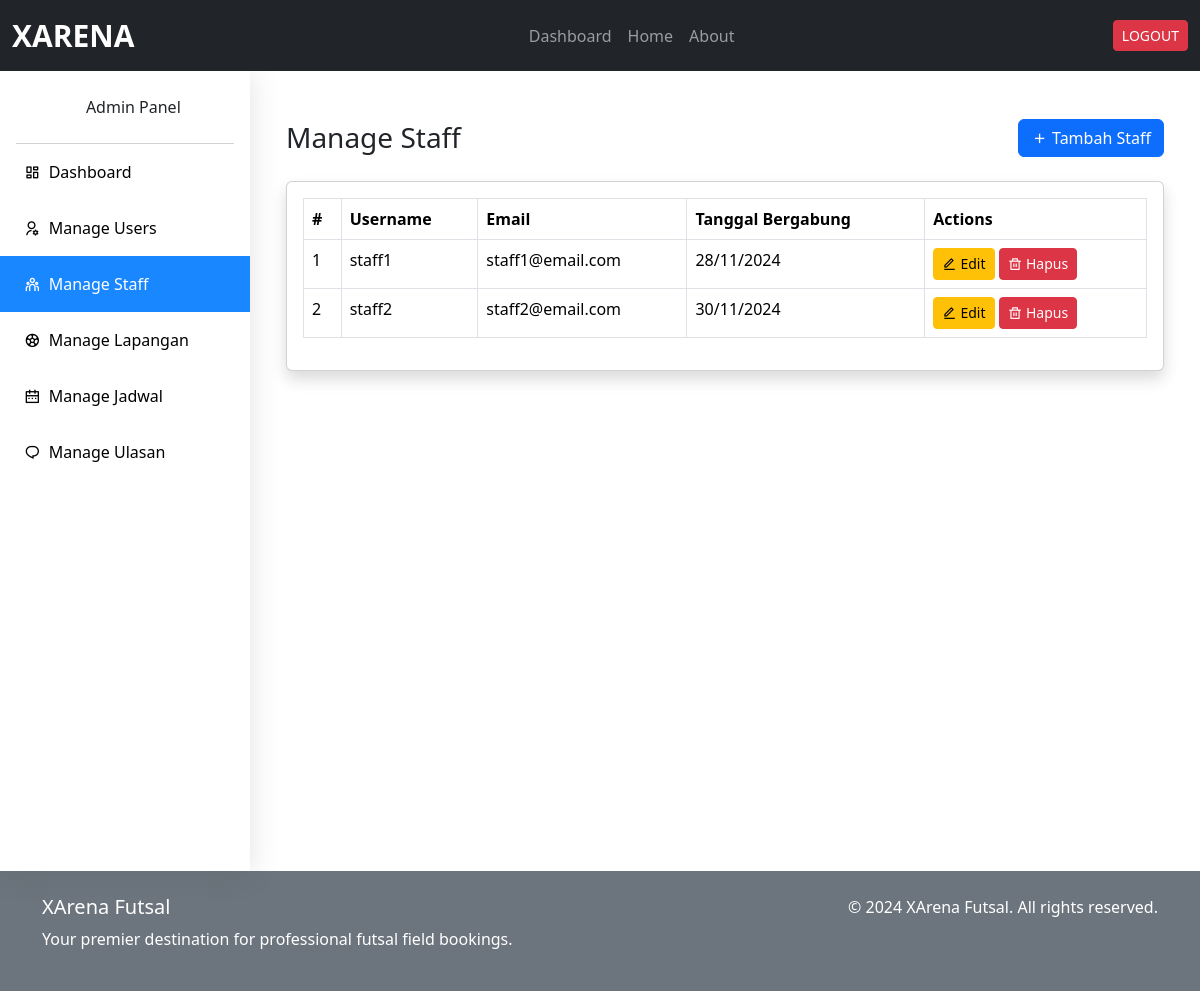
Before: /adm/staff/ (signed in) with the older database file.
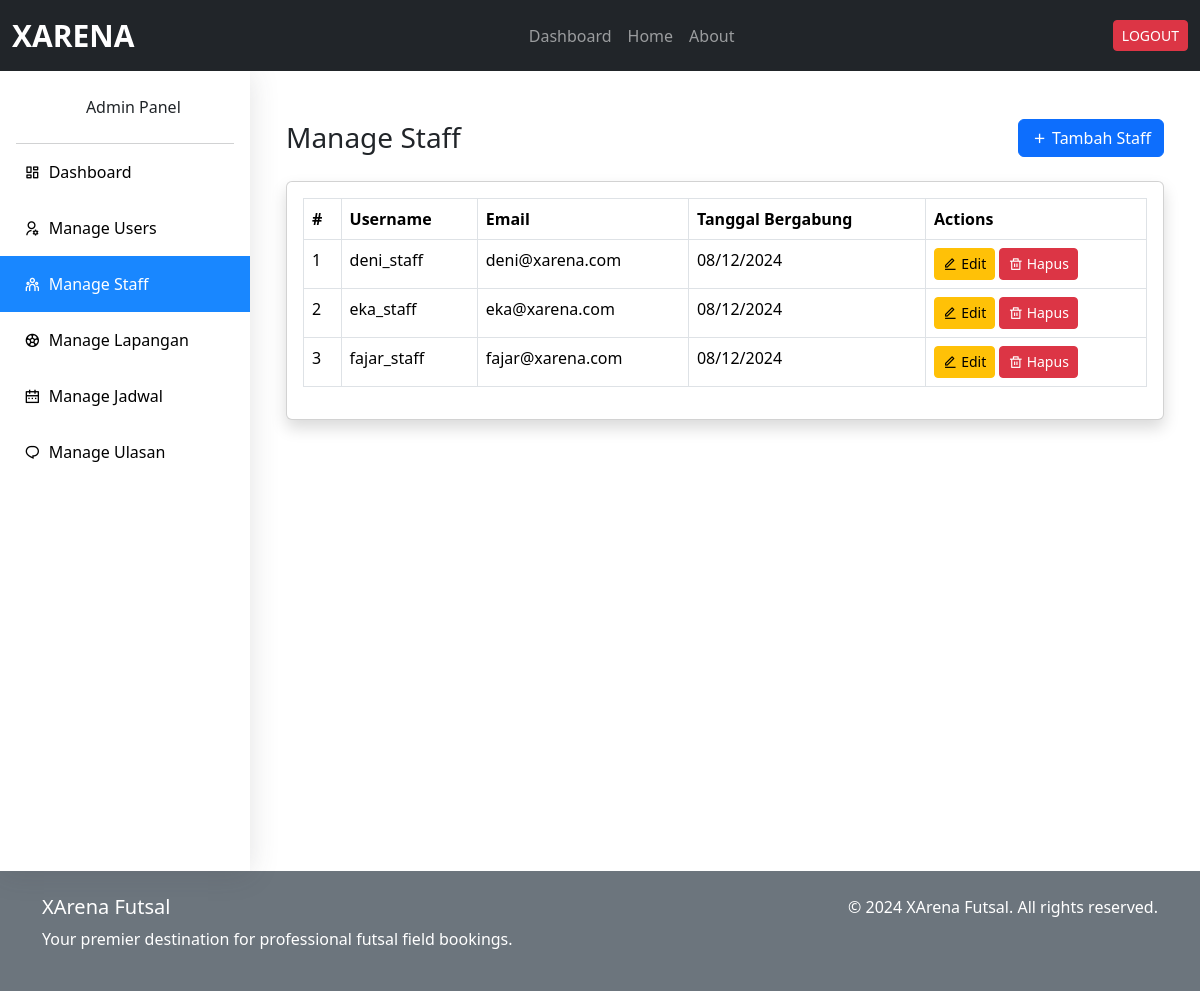
After: the same page with the newer database file.
### xarena_app/models.py (models this page shows, shortened)
class CustomUser(AbstractUser):
    nama_lengkap = models.CharField(max_length=100, blank=True, null=True)
    no_hp = models.CharField(max_length=15, blank=True, null=True)

### xarena_app/views.py (the view)
# urls.py: path('adm/staff/', views.manage_staff, name='manage_staff'),
@login_required
def manage_staff(request):
    if not request.user.is_superuser:
        raise PermissionDenied
    staff = CustomUser.objects.filter(is_staff=True, is_superuser=False).order_by('username')
    return render(request, 'admin/manage_staff.html', {'staff': staff})

### templates/admin/manage_staff.html (shortened to what this page needs)
{% extends './base_admin.html' %} {% block admin_content %}
<div class="container-fluid mt-4">
  <div class="d-sm-flex align-items-center justify-content-between mb-4">
    <h1 class="h3 mb-0 text-gray-800">Manage Staff</h1>
    <button
      class="btn btn-primary"
      data-bs-toggle="modal"
      data-bs-target="#addStaffModal"
    >
      <i class="ri-add-line"></i> Tambah Staff
    </button>
  </div>
  <div class="card shadow mb-4">
    <div class="card-body">
      <div class="table-responsive">
        <table class="table table-bordered">
          <thead>
            <tr>
              <th>#</th>
              <th>Username</th>
              <th>Email</th>
              <th>Tanggal Bergabung</th>
              <th>Actions</th>
            </tr>
          </thead>
          <tbody>
            {% for staff in staff %}
            <tr>
              <td>{{ forloop.counter }}</td>
              <td>{{ staff.username }}</td>
              <td>{{ staff.email }}</td>
              <td>{{ staff.date_joined|date:"d/m/Y" }}</td>
              <td>
                <button
                  class="btn btn-warning btn-sm edit-btn"
                  data-id="{{ staff.id }}"
                  data-username="{{ staff.username }}"
                  data-email="{{ staff.email }}"
                  data-namalengkap="{{ staff.nama_lengkap }}"
                  data-nohp="{{ staff.no_hp }}"
                  data-bs-toggle="modal"
                  data-bs-target="#editStaffModal"
                >
                  <i class="ri-edit-line"></i> Edit
                </button>
                <button
                  class="btn btn-danger btn-sm hapus-btn"
                  data-id="{{ staff.id }}"
                  data-username="{{ staff.username }}"
                  data-bs-toggle="modal"
                  data-bs-target="#hapusStaffModal"
                >
                  <i class="ri-delete-bin-line"></i> Hapus
                </button>
              </td>
            </tr>
            {% endfor %}
          </tbody>
        </table>
      </div>
    </div>
  </div>
</div>
{% endblock %}

Changed rows visible on the page:
removed CustomUser: username "staff1", email "staff1@email.com", date_joined "28/11/2024"
removed CustomUser: username "staff2", email "staff2@email.com", date_joined "30/11/2024"
added CustomUser: username "deni_staff", email "deni@xarena.com", date_joined "08/12/2024"
added CustomUser: username "eka_staff", email "eka@xarena.com", date_joined "08/12/2024"
added CustomUser: username "fajar_staff", email "fajar@xarena.com", date_joined "08/12/2024"
